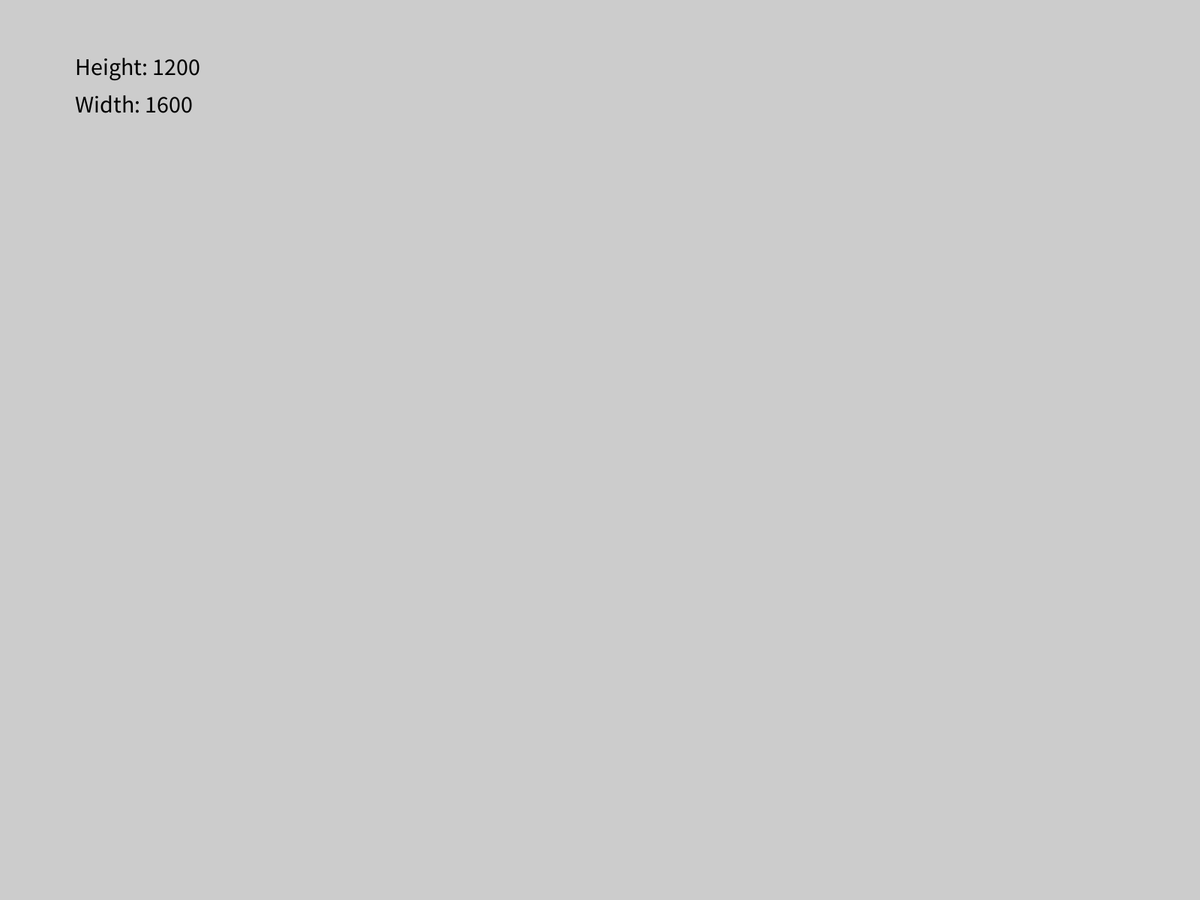
Frame 1 (no input)
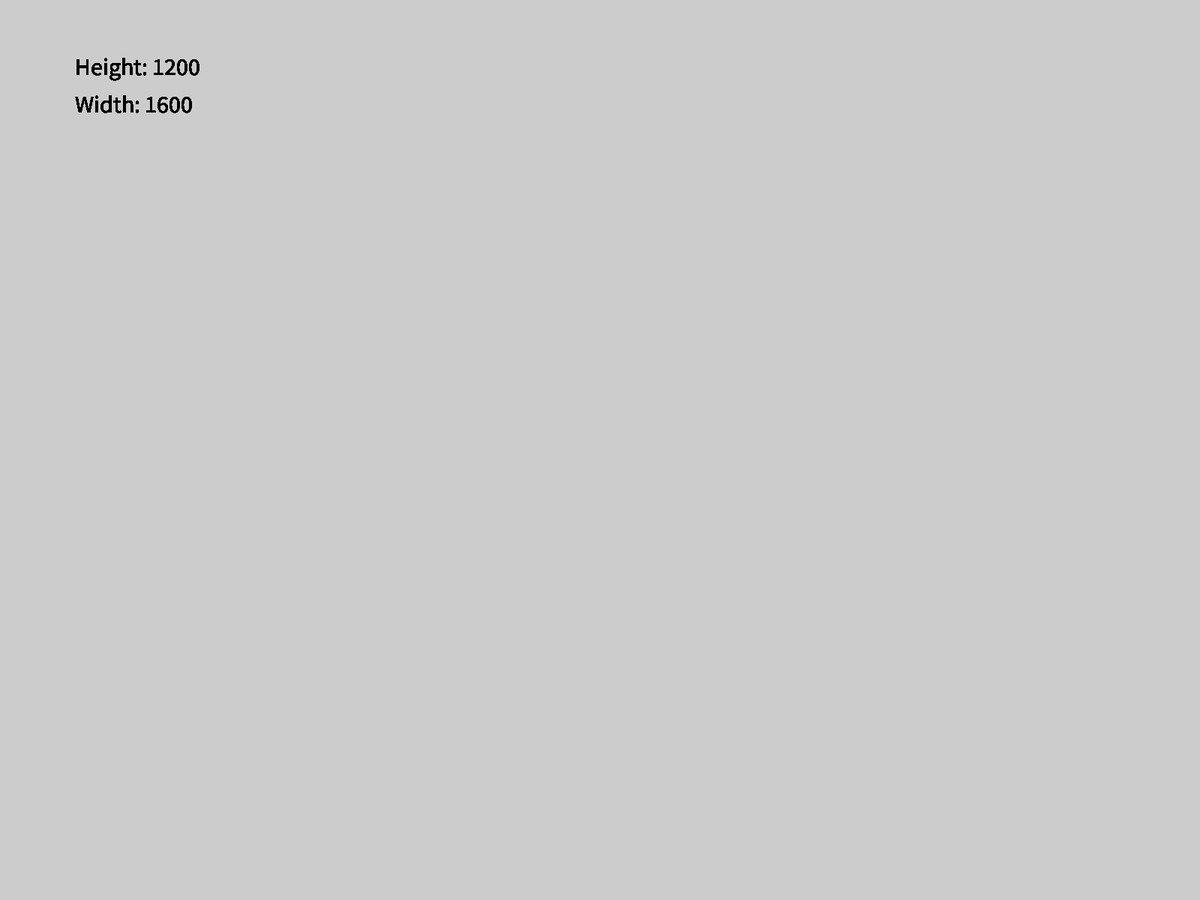
Frame 60 (the mouse pressed at the canvas centre just before this capture)
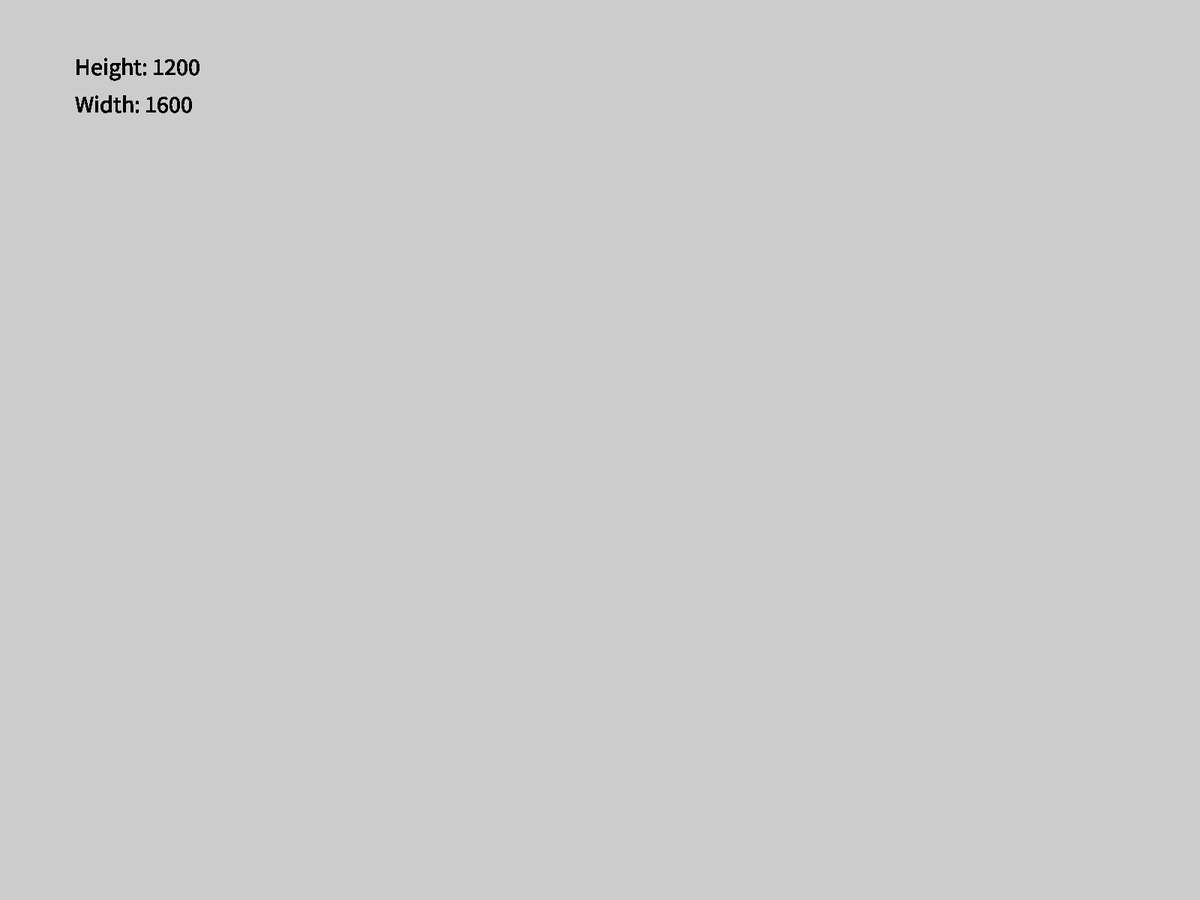
Frame 120 (the mouse held since frame 60 and released just before this capture)

The Processing sketch that drew these frames (run headless with seeded random() and noise(); from frame 60 on, the mouse is pressed at the canvas centre):

// Processing sketch: DisplayScreenSize
// ── DisplayScreenSize.pde


void setup()
{
  fullScreen();

}

void draw()
{
  fill(0);
  textSize(32);
  text("Height: "+height, 100, 100);
  text("Width: "+ width, 100, 150);
  rect(645,1205,10,10);
}
